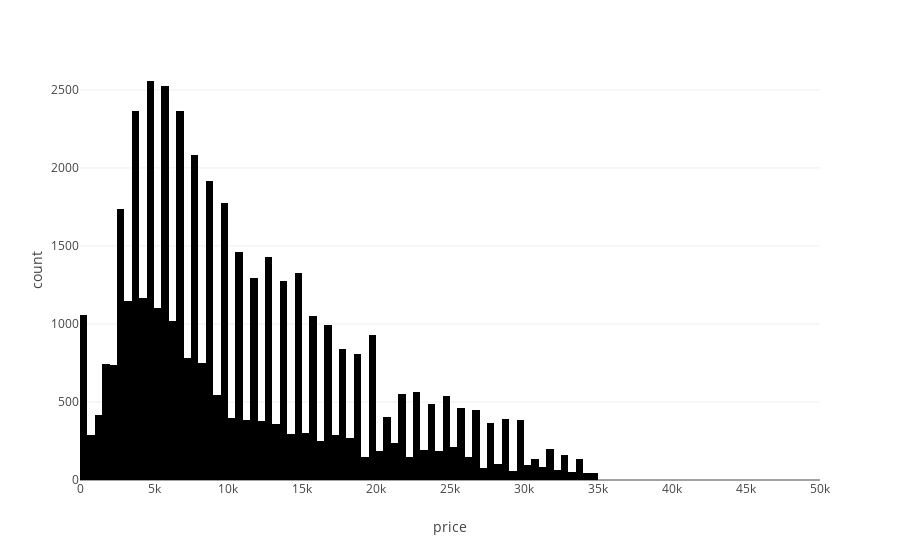

Notebook cell for this chart:
### Code cell
# Create a histogram using Plotly Express
fig = px.histogram(df, x='price')
#range, start point, increment amount as parameters
fig.update_layout(xaxis=dict(range=[0, 50000], tick0=0, dtick=5000))
# Show the plot
fig.show()

### Figure 1 — Plotly figure (JSON) as saved in the notebook; plotly's stock layout.template omitted (floating-point values rounded to 4 significant figures; data arrays with more than 128 entries replaced by an {"elided": "..."} marker saying what was removed)
{"data": [{"alignmentgroup": "True", "bingroup": "x", "hovertemplate": "price=%{x}<br>count=%{y}<extra></extra>", "legendgroup": "", "marker": {"color": "#000001", "pattern": {"shape": ""}}, "name": "", "offsetgroup": "", "orientation": "v", "showlegend": false, "type": "histogram", "x": {"elided": "48718 int values"}, "xaxis": "x", "yaxis": "y"}], "layout": {"autosize": true, "barmode": "relative", "legend": {"tracegroupgap": 0}, "margin": {"t": 60}, "xaxis": {"anchor": "y", "domain": [0, 1], "dtick": 5000, "range": [0, 50000], "tick0": 0, "title": {"text": "price"}, "type": "linear"}, "yaxis": {"anchor": "x", "autorange": true, "domain": [0, 1], "range": [0, 2692.0], "title": {"text": "count"}}}}
